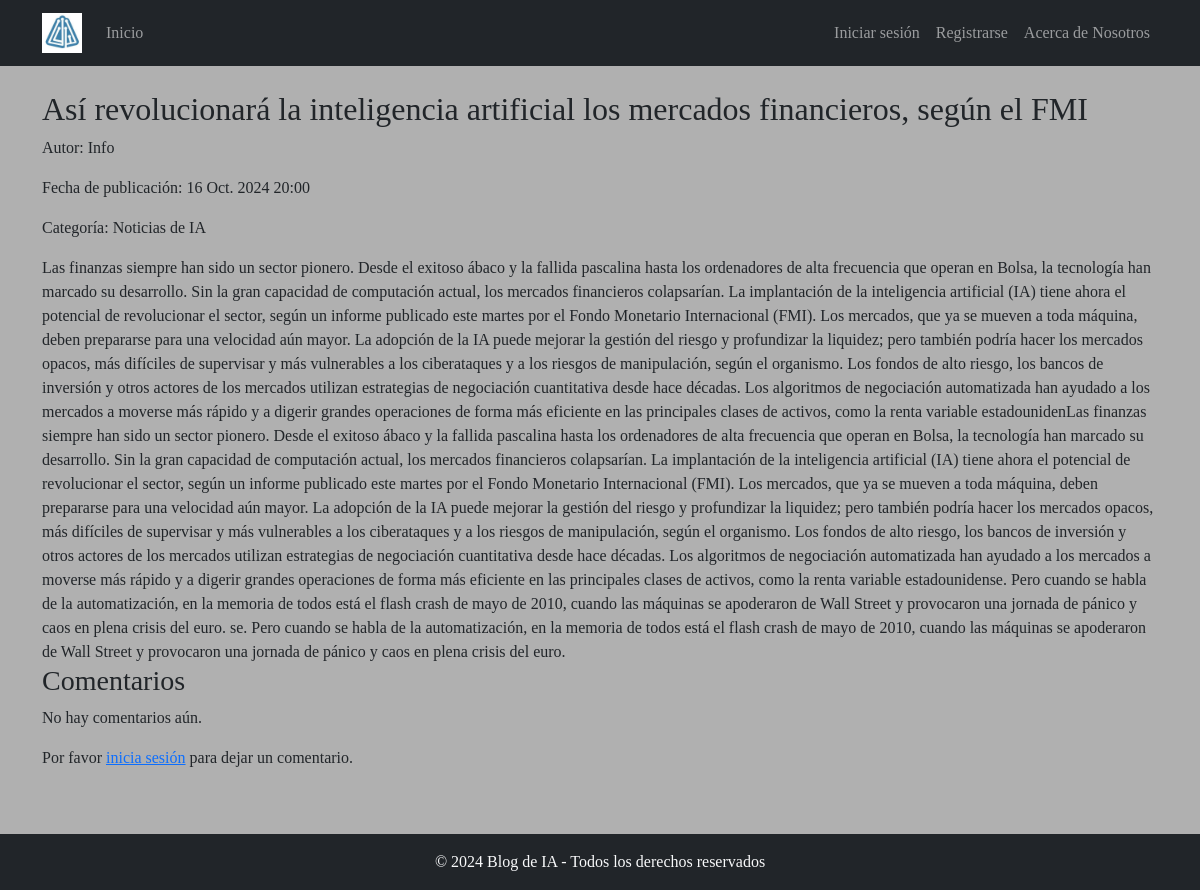
Screenshot of /article/asi-revolucionara-la-inteligencia-artificial-los-mercados-financieros-segun-el-fmi/ with the database file from the repository.
### blog/models.py (models this page shows, shortened)
class Article(models.Model):
    title = models.CharField(max_length=200)  # Título del artículo
    slug = models.SlugField(unique=True, max_length=200)  # Slug único para la URL
    content = HTMLField() # Contenido del artículo
    author = models.ForeignKey(User, on_delete=models.CASCADE)  # Autor del artículo
    published_date = models.DateTimeField(auto_now_add=True)  # Fecha de publicación automática
    category = models.ForeignKey(Category, on_delete=models.SET_NULL, null=True, blank=True)  # Categoría del artículo
    image = models.ImageField(upload_to='articles/', blank=True, null=True)  # Imagen del artículo
    class Meta:
        ordering = ['-published_date']  # Ordena los artículos por fecha de publicación (más recientes primero)
        verbose_name_plural = "Articles"  # Nombre plural para el modelo

class Category(models.Model):
    name = models.CharField(max_length=100, unique=True)  # Nombre de la categoría
    description = models.TextField(blank=True, null=True)  # Descripción opcional de la categoría
    slug = models.SlugField(max_length=100, unique=True)  # Slug único para la URL
    class Meta:
        verbose_name_plural = "Categories"  # Nombre plural para el modelo

### blog/views.py (the view)
# urls.py: path('article/<slug:slug>/', ArticleDetailView.as_view(), name='article_detail'),  # Vista de detalle
def article_detail(request, slug):
    article = get_object_or_404(Article, slug=slug)
    comments = article.comments.all().order_by('-created_at')
    if request.method == 'POST':
        comment_form = CommentForm(request.POST)
        if comment_form.is_valid():
            new_comment = comment_form.save(commit=False)
            new_comment.article = article
            new_comment.author = request.user
            new_comment.save()
            return redirect('article_detail', slug=slug)
    else:
        comment_form = CommentForm()
    context = {
        'article': article,
        'comments': comments,
        'comment_form': comment_form,
    }
    return render(request, 'blog/article_detail.html', context)

### blog/templates/blog/article_detail.html (shortened to what this page needs)
{% extends 'blog/base.html' %}
{% load static %}
{% block content %}
<h2>{{ article.title }}</h2>
<p>Autor: {{ article.author }}</p>
<p>Fecha de publicación: {{ article.published_date }}</p>
{% if article.category %}
    <p>Categoría: {{ article.category.name }}</p>
{% endif %}
<div>
    {{ article.content|safe }}
</div>
<h3>Comentarios</h3>
{% for comment in comments %}
    <div class="card mb-3">
        <div class="card-body">
            <h5 class="card-title">{{ comment.author.username }}</h5>
            <h6 class="card-subtitle mb-2 text-muted">{{ comment.created_at }}</h6>
            <p class="card-text">{{ comment.content }}</p>
        </div>
    </div>
{% empty %}
    <p>No hay comentarios aún.</p>
{% endfor %}
{% if user.is_authenticated %}
    <h4>Añadir un comentario</h4>
    <form method="post">
        {% csrf_token %}
        {{ comment_form.as_p }}
        <button type="submit" class="btn btn-primary">Enviar comentario</button>
    </form>
{% else %}
    <p>Por favor <a href="{% url 'login' %}">inicia sesión</a> para dejar un comentario.</p>
{% endif %}
{% endblock %}

### static/css/style.css (style rules this page uses)
body { background-color: #b0b0b0; font-family:'Times New Roman', Times, serif; }
body, html { height: 100%; margin: 0; display: flex; flex-direction: column; }

### rows the page displays
Article: title "Así revolucionará la inteligencia artificial los mercados financieros, según el FMI", author "Info", published_date "16 Oct. 2024 20:00", category.name "Noticias de IA", content "Las finanzas siempre han sido un sector pionero. Desde el exitoso ábaco y la fallida pascalina hasta los ordenadores de alta frecuencia que operan en Bolsa, la tecnología han marcado su desarrollo. Sin la gran capacidad de computación actual, los mercados financieros colapsarían. La implantación de la inteligencia artificial (IA) tiene ahora el potencial de revolucionar el sector, según un informe publicado este martes por el Fondo Monetario Internacional (FMI). Los mercados, que ya se mueven a toda máquina, deben prepararse para una velocidad aún mayor. La adopción de la IA puede mejorar la gestión del riesgo y profundizar la liquidez; pero también podría hacer los mercados opacos, más…"
